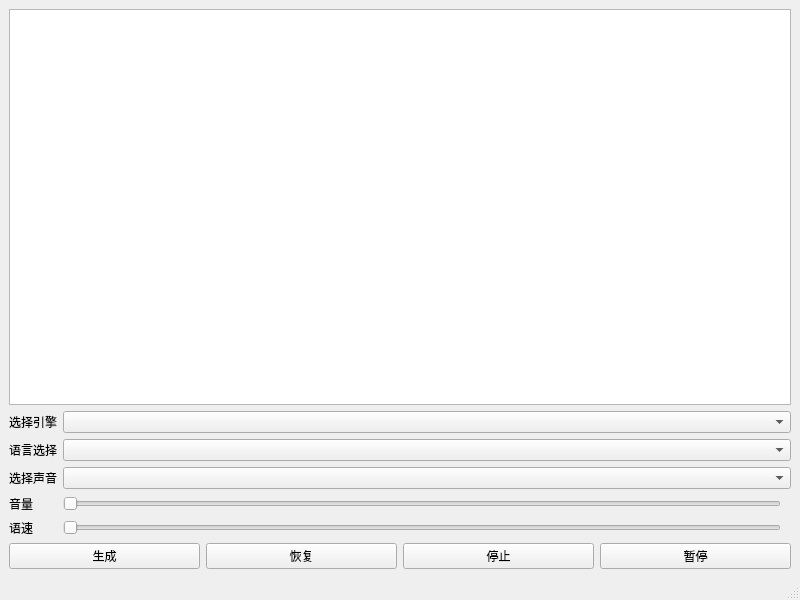
<?xml version="1.0" encoding="UTF-8"?>
<ui version="4.0">
 <class>MainWindow</class>
 <widget class="QMainWindow" name="MainWindow">
  <property name="geometry">
   <rect>
    <x>0</x>
    <y>0</y>
    <width>800</width>
    <height>600</height>
   </rect>
  </property>
  <property name="windowTitle">
   <string>MainWindow</string>
  </property>
  <widget class="QWidget" name="centralwidget">
   <layout class="QGridLayout" name="gridLayout">
    <item row="0" column="0" colspan="3">
     <widget class="QTextEdit" name="textEdit"/>
    </item>
    <item row="1" column="0">
     <widget class="QLabel" name="label">
      <property name="text">
       <string>选择引擎</string>
      </property>
     </widget>
    </item>
    <item row="1" column="1" colspan="2">
     <widget class="QComboBox" name="enginesSelect"/>
    </item>
    <item row="2" column="0">
     <widget class="QLabel" name="label_5">
      <property name="text">
       <string>语言选择</string>
      </property>
     </widget>
    </item>
    <item row="2" column="1" colspan="2">
     <widget class="QComboBox" name="languageSelect"/>
    </item>
    <item row="3" column="0">
     <widget class="QLabel" name="label_4">
      <property name="text">
       <string>选择声音</string>
      </property>
     </widget>
    </item>
    <item row="3" column="1" colspan="2">
     <widget class="QComboBox" name="voicesSelect"/>
    </item>
    <item row="4" column="0">
     <widget class="QLabel" name="label_2">
      <property name="text">
       <string>音量</string>
      </property>
     </widget>
    </item>
    <item row="4" column="1">
     <widget class="QSlider" name="volume">
      <property name="maximum">
       <number>200</number>
      </property>
      <property name="orientation">
       <enum>Qt::Horizontal</enum>
      </property>
     </widget>
    </item>
    <item row="4" column="2">
     <widget class="QLabel" name="showVolume">
      <property name="text">
       <string> </string>
      </property>
     </widget>
    </item>
    <item row="5" column="0">
     <widget class="QLabel" name="label_3">
      <property name="text">
       <string>语速</string>
      </property>
     </widget>
    </item>
    <item row="5" column="1">
     <widget class="QSlider" name="rate">
      <property name="maximum">
       <number>200</number>
      </property>
      <property name="orientation">
       <enum>Qt::Horizontal</enum>
      </property>
     </widget>
    </item>
    <item row="5" column="2">
     <widget class="QLabel" name="showRate">
      <property name="text">
       <string> </string>
      </property>
     </widget>
    </item>
    <item row="6" column="0" colspan="3">
     <layout class="QHBoxLayout" name="horizontalLayout">
      <item>
       <widget class="QPushButton" name="sayBtn">
        <property name="text">
         <string>生成</string>
        </property>
       </widget>
      </item>
      <item>
       <widget class="QPushButton" name="resumeBtn">
        <property name="text">
         <string>恢复</string>
        </property>
       </widget>
      </item>
      <item>
       <widget class="QPushButton" name="stopBtn">
        <property name="text">
         <string>停止</string>
        </property>
       </widget>
      </item>
      <item>
       <widget class="QPushButton" name="pauseBtn">
        <property name="text">
         <string>暂停</string>
        </property>
       </widget>
      </item>
     </layout>
    </item>
   </layout>
  </widget>
  <widget class="QMenuBar" name="menubar">
   <property name="geometry">
    <rect>
     <x>0</x>
     <y>0</y>
     <width>800</width>
     <height>23</height>
    </rect>
   </property>
  </widget>
  <widget class="QStatusBar" name="statusbar"/>
 </widget>
 <resources/>
 <connections/>
</ui>
